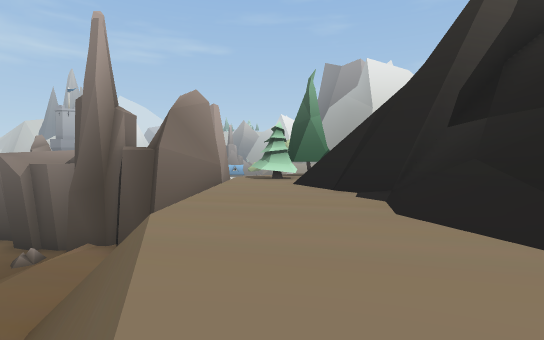
view 1 (above)

24 first-person views from a walk through a 3-D level made in the Unity game engine. The camera is 1.2 m above the floor, tilts 2° down and sees 85° across. The floor is counted in squares, 2 m on a side. Each view is taken from the middle of a square. On the plan, view 1 faces up. The plan holds only what a view shows up to about 9 squares ahead; the rest is blank. The place goes on beyond the plan. The player character is not drawn.

view 2
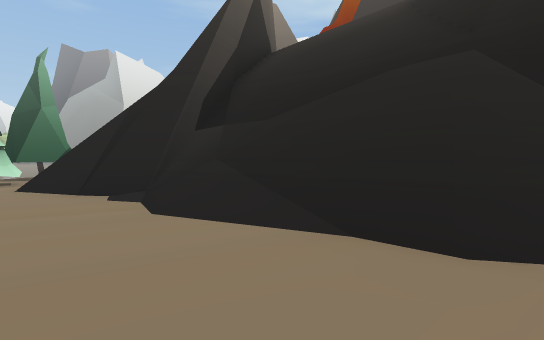

view 3
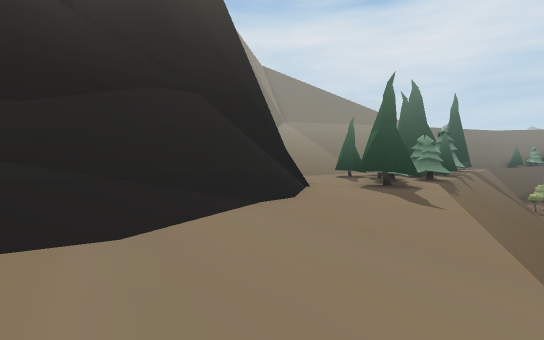

view 4
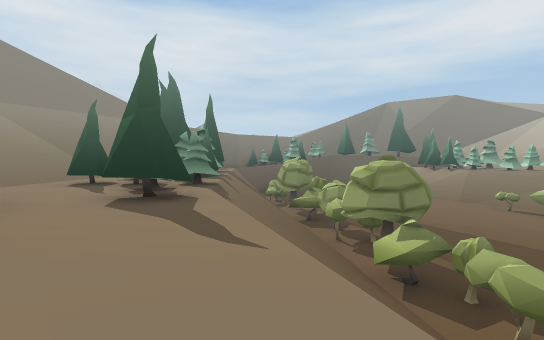

view 5
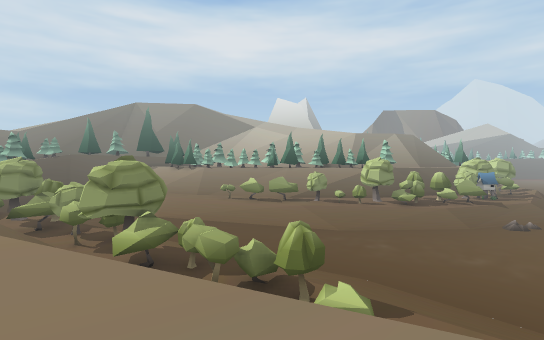

view 6
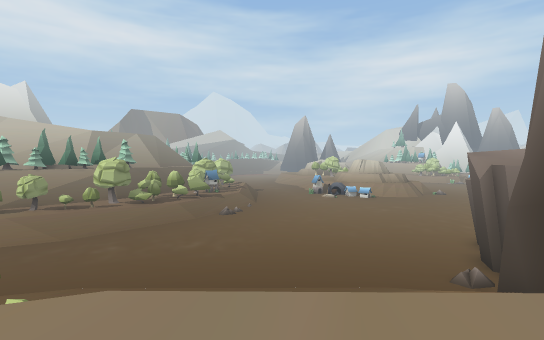

view 7
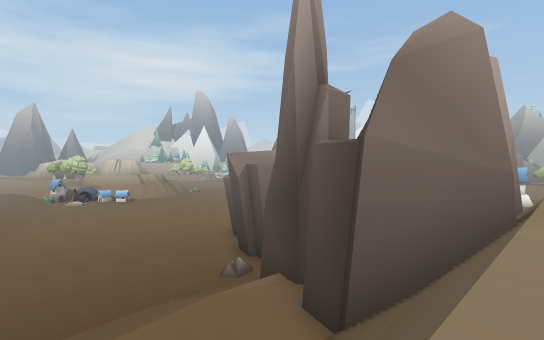

view 8
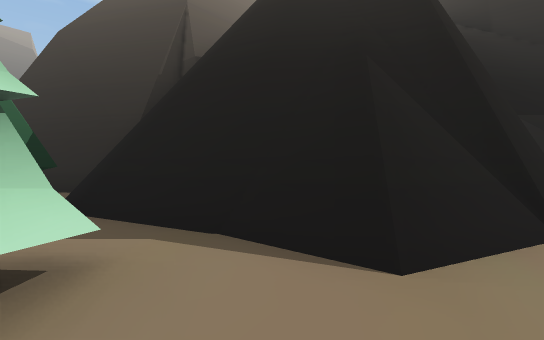

view 9
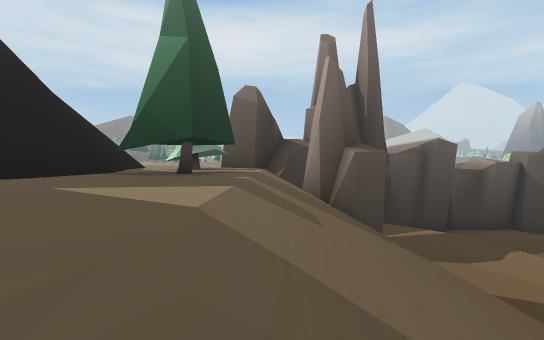

view 10
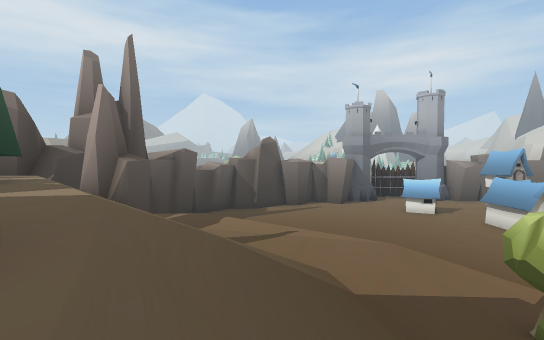

view 11
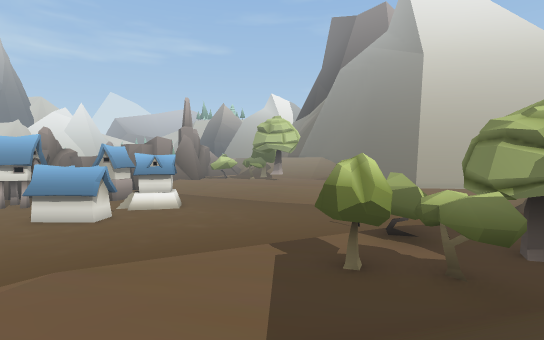

view 12
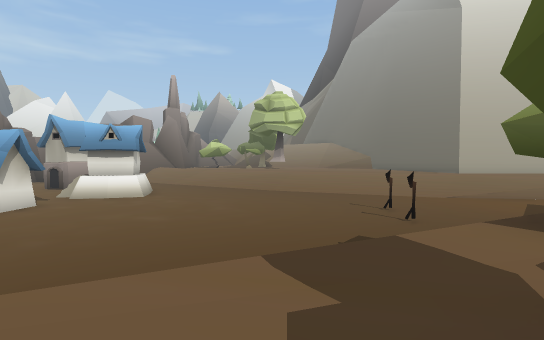

view 13
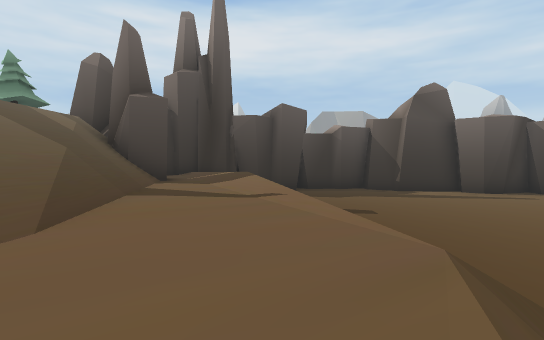

view 14
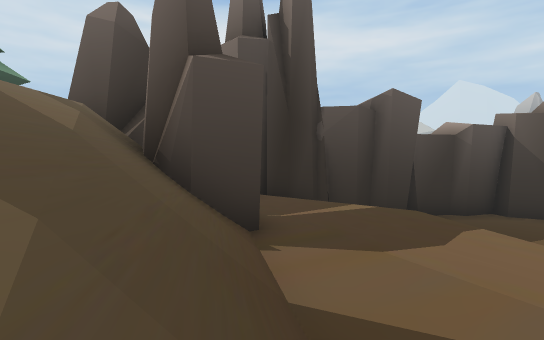

view 15
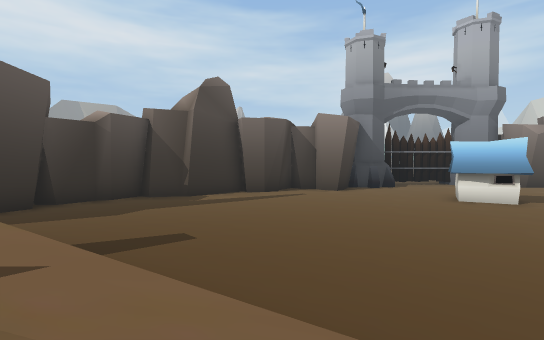

view 16
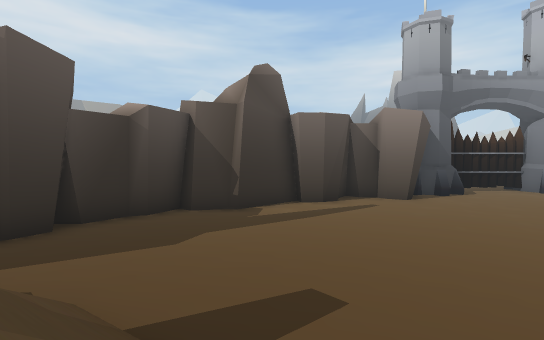

view 17
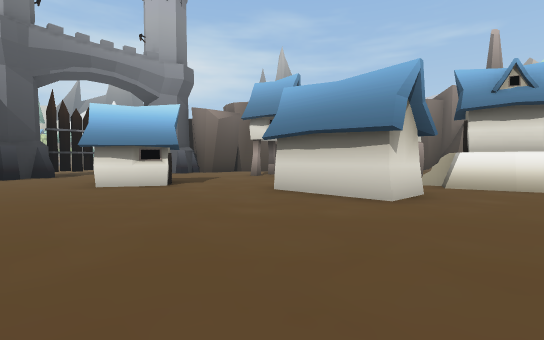

view 18
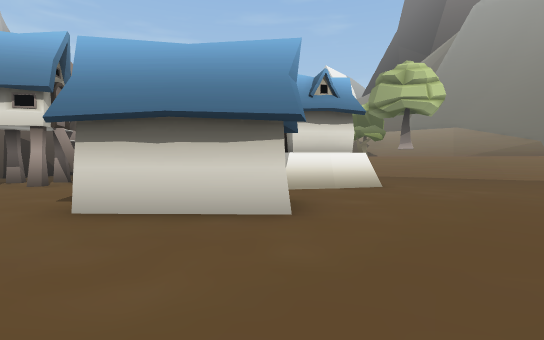

view 19
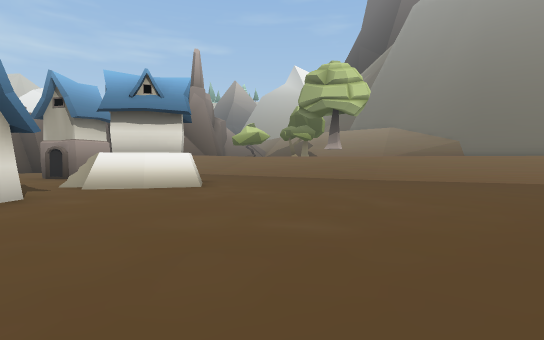

view 20
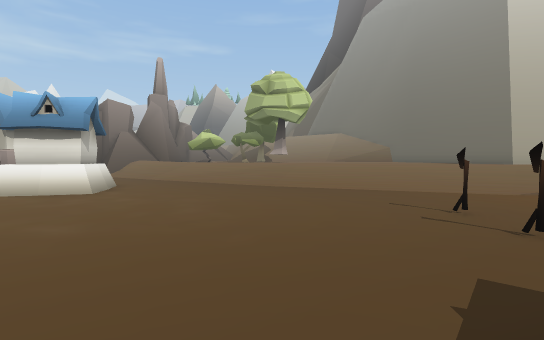

view 21
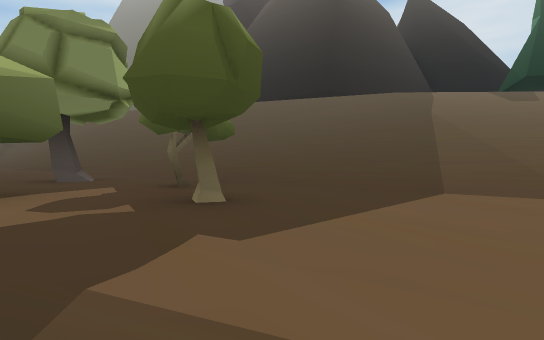

view 22
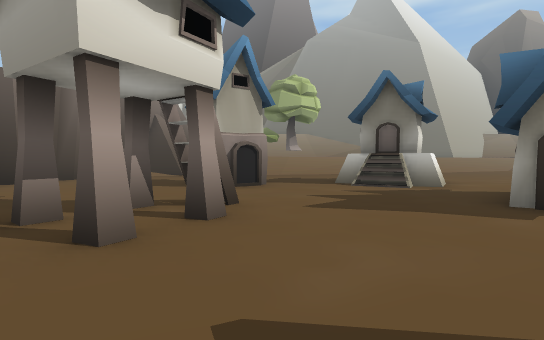

view 23
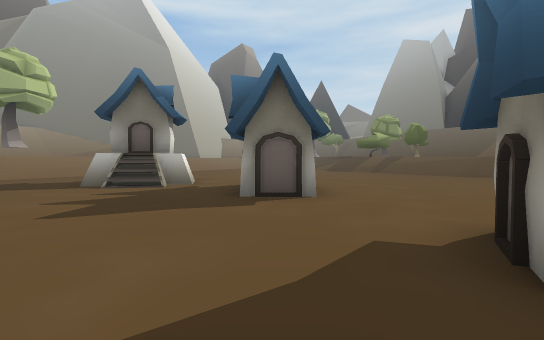

view 24
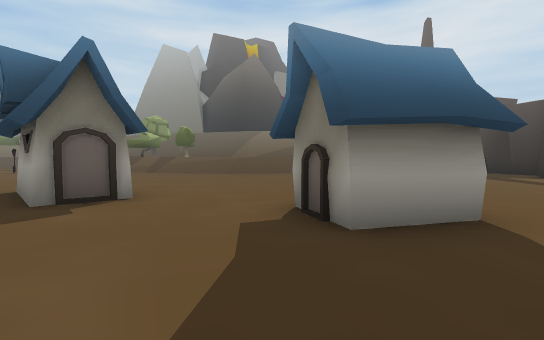

### Floor plan
Key: @ floor where view 1 was taken; # wall or solid block; . main floor; : floor 0.75 m higher than the main floor; + floor 1.5 m higher than the main floor; * floor 4.75 m higher than the main floor; % floor 8.75 m higher than the main floor; / step, stairs or slope; = window, fence, low wall or low ledge; ^ raised ledge; v drop or lower ground; T tree; R rock; H house; O other object.
Columns run from 12 left of view 1 to 12 right of it. Each row starts with its distance up from view 1.
 33 ....HH........./////
 32 .HH....H H......./////
 31 ..H....H#H.........///
 30 .H......H............/
 29 ......................
 28 .....H##.........#....
 27 ......................
 26 .HH..............#..
 25 .HH............../
 24 .............../
 23 .............// /T+
 22 ...........  //:TT++++
 21 .......... /:::TTTT+++++/
 20 ........../::::TTT++/////
 19 .........//::::::///////
 18 ........//:::////////
 17 ........ +::////////
 16 #......//+:://////*
 15 #....../+:://///**##
 14 ##...../+://///**##
 13  ##... /+:////***#
 12   ####//: R//TT**#
 11    ##R#+: #/*TT*##
 10    ...##  #*TTT###
  9    ..RR## #*TT####=##
  8   ...//:###***=%^^#
  7  ....//::/=**=#=^ #
  6 .....//:: =**/#=^#/
  5 ....../:: /***/////v
  4 ......  :=/***//////v
  3 ....../  =#***//////#
  2 .......:  #v**////###
  1  ......:T   ***//##
  0   .....:T  =@**/=^#
 -1    ....:TT ==**/#
 -2    ...//TT//= T*
 -3    ... /T:///TT***
 -4    ..   :TT///OO**/
 -5         :T:///TOTT//
 -6         /T:///*TT*///
 -7          TT///*T *///
 -8           T//

Positions as (right, up) in squares from view 1, and headings:
1: (0, 0), facing up
2: (0, 0), facing up-right
3: (-1, 4), facing down-right
4: (0, 2), facing down
5: (0, 3), facing down-left
6: (0, 4), facing left
7: (-1, 4), facing up-left
8: (-1, 8), facing right
9: (4, 16), facing down-left
10: (7, 17), facing left
11: (2, 16), facing up
12: (2, 20), facing up
13: (1, 21), facing down-left
14: (0, 16), facing down-left
15: (-1, 19), facing left
16: (-3, 17), facing left
17: (-3, 23), facing up-left
18: (-5, 24), facing up
19: (-1, 24), facing up
20: (2, 23), facing up
21: (1, 22), facing down-right
22: (-12, 28), facing up-right
23: (-12, 28), facing right
24: (-12, 29), facing down-right
